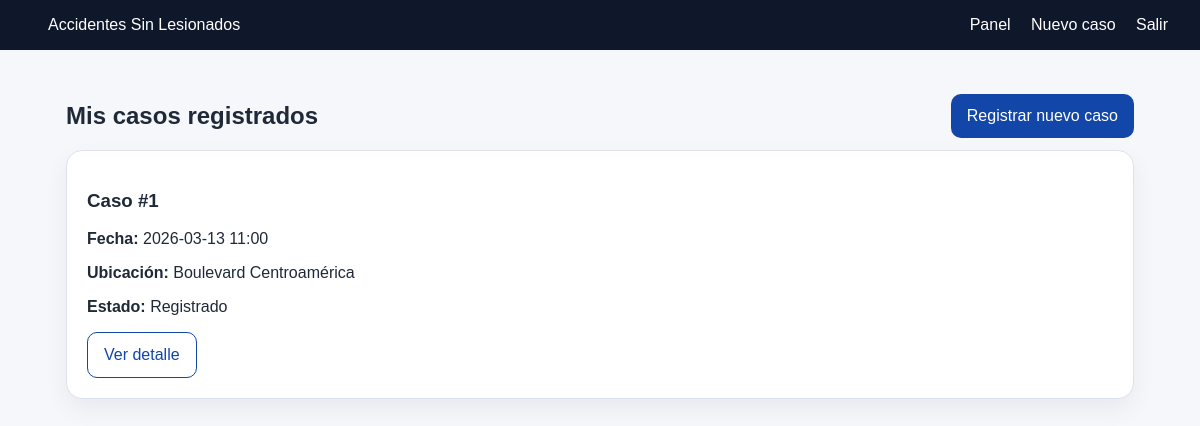
The page /dashboard (signed in) on the database its author committed.
### app.py (models this page shows)
class AccidentCase(db.Model):
    id = db.Column(db.Integer, primary_key=True)
    public_token = db.Column(db.String(64), unique=True, nullable=False, default=lambda: uuid.uuid4().hex)
    created_at = db.Column(db.DateTime, default=datetime.utcnow)
    event_date = db.Column(db.String(30), nullable=False)
    event_time = db.Column(db.String(20), nullable=False)
    location_text = db.Column(db.String(255), nullable=False)
    latitude = db.Column(db.String(40), nullable=False)
    longitude = db.Column(db.String(40), nullable=False)
    narrative = db.Column(db.Text, nullable=False)
    damaged_only = db.Column(db.Boolean, default=True)
    status = db.Column(db.String(30), default='Registrado')
    owner_id = db.Column(db.Integer, db.ForeignKey('user.id'), nullable=False)
    drivers = db.relationship('Driver', backref='accident_case', cascade='all, delete-orphan', lazy=True)
    vehicles = db.relationship('Vehicle', backref='accident_case', cascade='all, delete-orphan', lazy=True)
    photos = db.relationship('Photo', backref='accident_case', cascade='all, delete-orphan', lazy=True)

### app.py (the view)
@app.route('/dashboard')
def dashboard():
    user = current_user()
    if not user:
        return redirect(url_for('login'))
    cases = AccidentCase.query.filter_by(owner_id=user.id).order_by(AccidentCase.created_at.desc()).all()
    return render_template('dashboard.html', cases=cases)

### app.py (called while the page is built)
def current_user():
    uid = session.get('user_id')
    if not uid:
        return None
    return User.query.get(uid)

@app.context_processor
def inject_user():
    return {'current_user': current_user()}

### accidentes_mvp/templates/dashboard.html (shortened to what this page needs)
{% extends 'base.html' %}
{% block content %}
<div class="header-row">
  <h2>Mis casos registrados</h2>
  <a class="btn" href="{{ url_for('new_accident') }}">Registrar nuevo caso</a>
</div>
<div class="grid">
  {% for case in cases %}
    <article class="card">
      <h3>Caso #{{ case.id }}</h3>
      <p><strong>Fecha:</strong> {{ case.event_date }} {{ case.event_time }}</p>
      <p><strong>Ubicación:</strong> {{ case.location_text }}</p>
      <p><strong>Estado:</strong> {{ case.status }}</p>
      <a class="btn secondary" href="{{ url_for('case_detail', case_id=case.id) }}">Ver detalle</a>
    </article>
  {% else %}
    <div class="card"><p>Aún no has registrado accidentes.</p></div>
  {% endfor %}
</div>
{% endblock %}

### accidentes_mvp/static/style.css (style rules this page uses)
:root { --bg: #f5f7fb; --card: #ffffff; --primary: #1246a8; --text: #1f2937; --muted: #6b7280; --border: #dce3ee; }
* { box-sizing: border-box; }
body { margin: 0; font-family: Arial, sans-serif; background: var(--bg); color: var(--text); }
.hero, .card { background: var(--card); border: 1px solid var(--border); border-radius: 16px; padding: 1.25rem; box-shadow: 0 10px 24px rgba(15, 23, 42, 0.06); }
.btn { background: var(--primary); color: white; padding: 0.8rem 1rem; border-radius: 10px; text-decoration: none; border: 0; cursor: pointer; display: inline-block; }
.btn.secondary { background: white; color: var(--primary); border: 1px solid var(--primary); }
.actions, .header-row { display: flex; gap: 1rem; align-items: center; justify-content: space-between; }
.grid { display: grid; grid-template-columns: repeat(auto-fit, minmax(260px, 1fr)); gap: 1rem; }

### rows shown on the page
AccidentCase: id "1", event_date "2026-03-13", event_time "11:00", location_text "Boulevard Centroamérica", status "Registrado"
